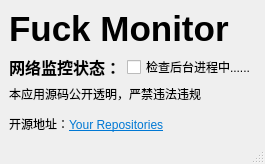
<?xml version="1.0" encoding="UTF-8"?>
<ui version="4.0">
 <class>MainWindow</class>
 <widget class="QMainWindow" name="MainWindow">
  <property name="geometry">
   <rect>
    <x>0</x>
    <y>0</y>
    <width>225</width>
    <height>162</height>
   </rect>
  </property>
  <property name="windowTitle">
   <string>MainWindow</string>
  </property>
  <widget class="QWidget" name="centralwidget">
   <layout class="QVBoxLayout" name="verticalLayout">
    <item>
     <widget class="QLabel" name="label">
      <property name="text">
       <string>&lt;html&gt;&lt;head/&gt;&lt;body&gt;&lt;p&gt;&lt;span style=&quot; font-size:26pt; font-weight:700;&quot;&gt;Fuck Monitor&lt;/span&gt;&lt;/p&gt;&lt;/body&gt;&lt;/html&gt;</string>
      </property>
     </widget>
    </item>
    <item>
     <layout class="QHBoxLayout" name="horizontalLayout">
      <item>
       <widget class="QLabel" name="label_3">
        <property name="text">
         <string>&lt;html&gt;&lt;head/&gt;&lt;body&gt;&lt;p&gt;&lt;span style=&quot; font-size:12pt; font-weight:700;&quot;&gt;网络监控状态：&lt;/span&gt;&lt;/p&gt;&lt;/body&gt;&lt;/html&gt;</string>
        </property>
       </widget>
      </item>
      <item>
       <widget class="QCheckBox" name="checkBox">
        <property name="text">
         <string>检查后台进程中......</string>
        </property>
       </widget>
      </item>
     </layout>
    </item>
    <item>
     <widget class="QLabel" name="label_2">
      <property name="text">
       <string>&lt;html&gt;&lt;head/&gt;&lt;body&gt;&lt;p&gt;本应用源码公开透明，严禁违法违规&lt;/p&gt;&lt;p&gt;开源地址：&lt;a href=&quot;https://github.com/JasonYANG170?tab=repositories&quot;&gt;&lt;span style=&quot; text-decoration: underline; color:#0078d4;&quot;&gt;Your Repositories&lt;/span&gt;&lt;/a&gt;&lt;/p&gt;&lt;/body&gt;&lt;/html&gt;</string>
      </property>
     </widget>
    </item>
   </layout>
  </widget>
  <widget class="QMenuBar" name="menubar">
   <property name="geometry">
    <rect>
     <x>0</x>
     <y>0</y>
     <width>225</width>
     <height>18</height>
    </rect>
   </property>
  </widget>
  <widget class="QStatusBar" name="statusbar"/>
 </widget>
 <resources/>
 <connections/>
</ui>
